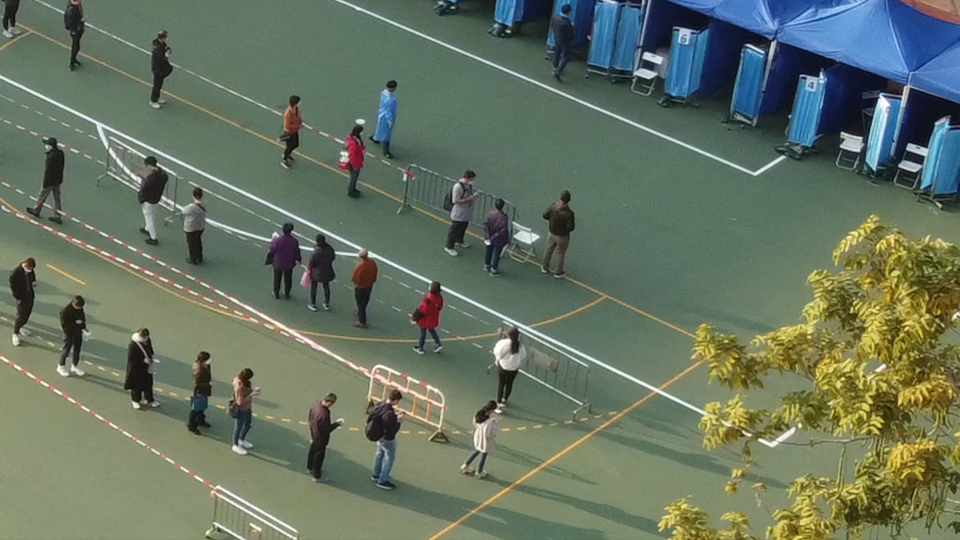
#> input picture images/drone_1_3_cropped_screenshot.png, 1920 x 1080 px (shown at 1/2 size)
$ jupyter execute --allow-errors 'images Generation.ipynb'   (shell and % lines are left out)
#> lines starting #> are read from the running program, lines starting #| are printed output that depends on the picture
## Prerequisite

* Tensorrt Container 20.12
* Tao Converter
* convert pruned 2.0 peoplenet to engine file `./tlt-converter resnet34_peoplenet_pruned.etlt -k tlt_encode -d 3,544,960 -t fp16`

### Load Library

[cell 1]
from matplotlib import pyplot as plt
import cv2

### Load Images

[cell 2]
image = cv2.imread('images/drone_1_3_cropped_screenshot.png')
#> image is the input picture: shape (1080, 1920, 3); mean B, G, R 97.5, 115.8, 102.7

[cell 3]
height, width, channels = image.shape
#> height = 1080; width = 1920; channels = 3
print(height, width, channels)
#| 1080 1920 3

#> (a cell that did not finish here is left out)

## Generate Images

[cell 5]
largest_image = cv2.resize(image, (960,544))
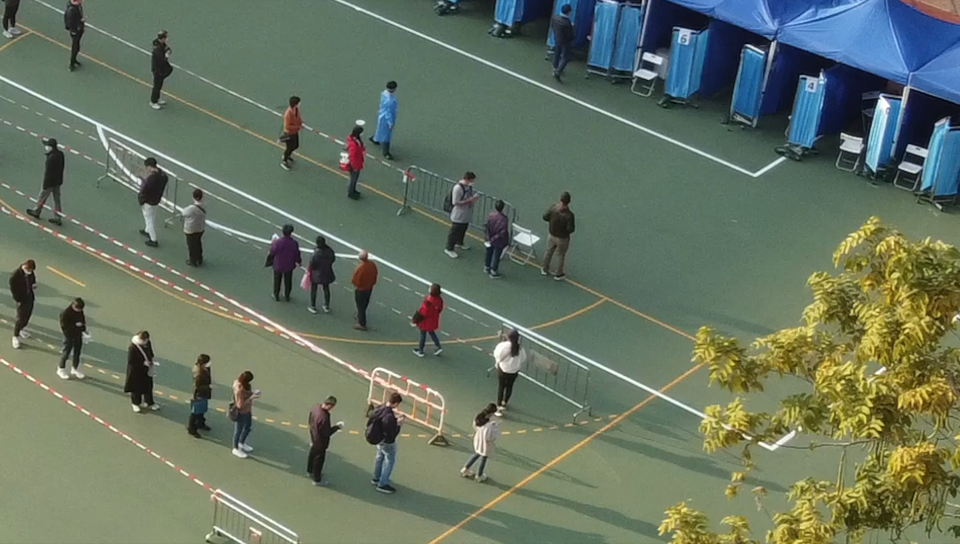
#> largest_image: shape (544, 960, 3); mean B, G, R 97.4, 115.7, 102.6
plt.imshow(largest_image[...,::-1])

[cell 6]
height, width, channels = largest_image.shape
#> height = 544; width = 960
print(height, width, channels)
#| 544 960 3

[cell 7]
cv2.imwrite(f'output_images/output_{height}_{width}.jpg', largest_image)
#> Out = True
